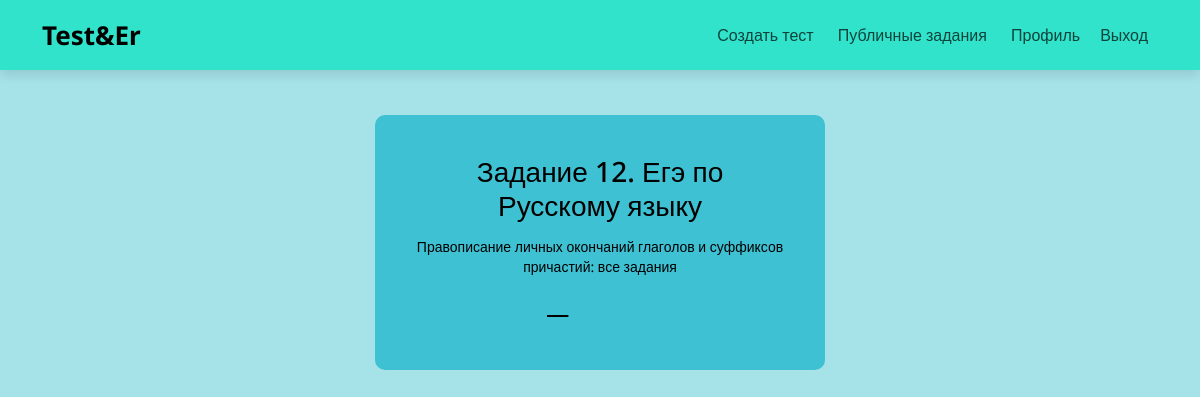
Screenshot of /tasks/profile/ (signed in) with the database file from the repository.
### tasks/models.py (models this page shows, shortened)
class Collection(models.Model):
    name = models.CharField(max_length=50)
    author = models.ForeignKey(User, on_delete=models.CASCADE)
    description = models.TextField()
    creation_date = models.DateTimeField(auto_now_add=True)
    is_public = models.BooleanField(default=False)

### tasks/views.py (the view)
# urls.py: path('profile/', views.profile, name='profile'),
@login_required(login_url='login')
def profile(request):
    obj = Collection.objects.filter(author=request.user)
    context = {
        "object": obj
    }
    return render(request, 'tasks/profile.html', context)

### tasks/templates/tasks/profile.html (shortened to what this page needs)
{% extends 'main/shablon.html' %}
{% block content %}
    {% for el in object %}
        <div class="post-item">
            <div class="item-content">
                <div class="item-body">
                    <h3>{{el.name}}</h3>
                    <p>{{el.description}}</p>
                </div>
                <div class="item-footer">
                    <a href="{% url 'tasks_det' el.id%}" class="link"><span>Подробнее</span></a>
                </div>
            </div>
        </div>
    {% endfor %}
{% endblock %}

### main/static/main/css/main.css (style rules this page uses)
body { position: relative; font-family: 'Noto Sans', sans-serif; font-size: 16px; line-height: 1.4; min-width: 320px; overflow-x: hidden; height: auto; background: #a6e3e9; }
.post-item { padding: 15px; cursor: pointer; margin: 0 30% 0 30%; }
.post-item p { word-wrap: break-word; }
.post-item h3 { word-wrap: break-word; }
.post-item * { transition: .3s linear; }
.item-content { background: #3ec1d3; padding: 40px; border-radius: 10px; }
.item-body { color: black; font-size: 14px; }
.item-body h3 { font-weight: 500; margin-bottom: 15px; transition-delay: .05s; }
.item-body p { transition-delay: .1s; }
.item-footer { padding-top: 15px; }
.link { text-decoration: none; display: inline-block; overflow: hidden; position: relative; padding-right: 30px; font-size: 12px; text-transform: uppercase; font-weight: 600; color: black; }
.link:before { content: ""; position: absolute; top: 0; left: 0; width: 100%; bottom: 0; height: .125rem; margin: auto; background: black; transform: scaleX(.2); transform-origin: left center; z-index: 0; transition: .6s cubic-bezier(.6, .01, 0, 1); }

### rows the page displays
Collection: name "Задание 12. Егэ по Русскому языку", description "Правописание личных окончаний глаголов и суффиксов причастий: все задания"
